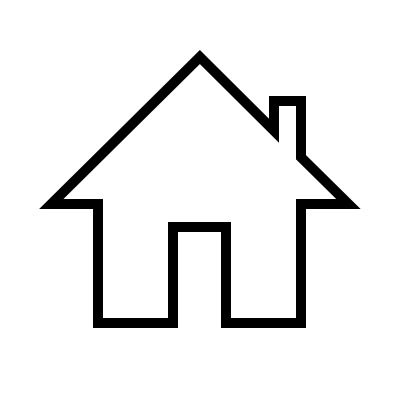
#> input picture Session 9-Evolution Algorithms/House.png, 400 x 400 px, found by its file name; its folder holds 2 pictures in this run
$ python hospitals.py
#> lines starting #> are read from the running program, lines starting #| are printed output that depends on the picture
import random


class Space():

    def __init__(self, height, width, num_hospitals):
        """Create a new state space with given dimensions."""
        self.height = height
        self.width = width
        self.num_hospitals = num_hospitals
        self.houses = set()
        self.hospitals = set()

    def add_house(self, row, col):
        """Add a house at a particular location in state space."""
        self.houses.add((row, col))

    def available_spaces(self):
        """Returns all cells not currently used by a house or hospital."""

        # Consider all possible cells
        candidates = set(
            (row, col)
            for row in range(self.height)
            for col in range(self.width)
        )

        # Remove all houses and hospitals
        for house in self.houses:
            candidates.remove(house)
        for hospital in self.hospitals:
            candidates.remove(hospital)
        return candidates

    def hill_climb(self, maximum=None, image_prefix=None, log=False):
        """Performs hill-climbing to find a solution."""
        count = 0

        # Start by initializing hospitals randomly
        self.hospitals = set()
        for i in range(self.num_hospitals):
            self.hospitals.add(random.choice(list(self.available_spaces()))) #Availabe
        if log:
            print("Initial state: cost", self.get_cost(self.hospitals)) # getcost
        if image_prefix:
            self.output_image(f"{image_prefix}{str(count).zfill(3)}.png")

        # Continue until we reach maximum number of iterations
        while maximum is None or count < maximum:
            count += 1
            best_neighbors = []
            best_neighbor_cost = None

            # Consider all hospitals to move
            for hospital in self.hospitals: #uhosp1

                # Consider all neighbors for that hospital
                for replacement in self.get_neighbors(*hospital): #get neig hosp1

                    # Generate a neighboring set of hospitals
                    neighbor = self.hospitals.copy()
                    neighbor.remove(hospital)
                    neighbor.add(replacement)

                    # Check if neighbor is best so far
                    cost = self.get_cost(neighbor)
                    if best_neighbor_cost is None or cost < best_neighbor_cost:
                        best_neighbor_cost = cost
                        best_neighbors = [neighbor] #state
                    elif best_neighbor_cost == cost:
                        best_neighbors.append(neighbor) #assume if there are many hopitals states have the same cost

            # None of the neighbors are better than the current state
            if best_neighbor_cost >= self.get_cost(self.hospitals):
                return self.hospitals

            # Move to a highest-valued neighbor
            else:
                if log:
                    print(f"Found better neighbor: cost {best_neighbor_cost}")
                self.hospitals = random.choice(best_neighbors)

            # Generate image
            if image_prefix:
                self.output_image(f"{image_prefix}{str(count).zfill(3)}.png")
    def get_cost(self, hospitals):
        """Calculates sum of distances from houses to nearest hospital."""
        cost = 0
        for house in self.houses:
            cost += min(
                abs(house[0] - hospital[0]) + abs(house[1] - hospital[1])
                for hospital in hospitals
            )
        return cost

    def get_neighbors(self, row, col):
        """Returns neighbors not already containing a house or hospital."""
        candidates = [
            (row - 1, col),
            (row + 1, col),
            (row, col - 1),
            (row, col + 1)
        ]
        neighbors = []
        for r, c in candidates:
            if (r, c) in self.houses or (r, c) in self.hospitals:
                continue
            if 0 <= r < self.height and 0 <= c < self.width:
                neighbors.append((r, c))
        return neighbors

    def output_image(self, filename):
        """Generates image with all houses and hospitals."""
        from PIL import Image, ImageDraw, ImageFont
        cell_size = 100
        cell_border = 2
        cost_size = 40
        padding = 10

        # Create a blank canvas
        img = Image.new(
            "RGBA",
            (self.width * cell_size,
             self.height * cell_size + cost_size + padding * 2),
            "white"
        )
        house = Image.open("s9/House.png").resize(
            (cell_size, cell_size)
        )
        hospital = Image.open("s9/Hospital.png").resize(
            (cell_size, cell_size)
        )
        font = ImageFont.truetype("s9/OpenSans-Regular.ttf", 30)
        draw = ImageDraw.Draw(img)

        for i in range(self.height):
            for j in range(self.width):

                # Draw cell
                rect = [
                    (j * cell_size + cell_border,
                     i * cell_size + cell_border),
                    ((j + 1) * cell_size - cell_border,
                     (i + 1) * cell_size - cell_border)
                ]
                draw.rectangle(rect, fill="black")

                if (i, j) in self.houses:
                    img.paste(house, rect[0], house)
                if (i, j) in self.hospitals:
                    img.paste(hospital, rect[0], hospital)

        # Add cost
        draw.rectangle(
            (0, self.height * cell_size, self.width * cell_size,
             self.height * cell_size + cost_size + padding * 2),
            "black"
        )
        draw.text(
            (padding, self.height * cell_size + padding),
            f"Cost: {self.get_cost(self.hospitals)}",
            fill="white",
            font=font
        )

        img.save(filename)


# Create a new space and add houses randomly
s = Space(height=10, width=20, num_hospitals=3)
for i in range(6):
    s.add_house(random.randrange(s.height), random.randrange(s.width))

# Use local search to determine hospital placement
hospitals = s.hill_climb(image_prefix="hospitals", log=True)
#> in output_image, `img = Image.new( "RGBA", (self.width * cell_size, self.height * cell_s..`: img: PIL image 2000x1060 RGBA; every value is 255
#> in output_image, `house = Image.open("s9/House.png").resize( (cell_size, cell_size) )`:
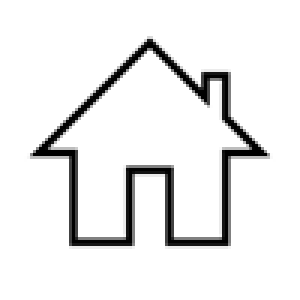
#> house: PIL image 100x100 RGBA (shown 3 times larger); mean R, G, B, A 235.6, 235.6, 235.6, 255
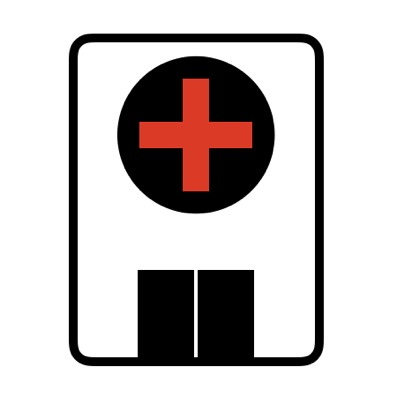
#> input picture Session 9-Evolution Algorithms/Hospital.png, 400 x 400 px, found by its file name
#> in output_image, `hospital = Image.open("s9/Hospital.png").resize( (cell_size, cell_size..`:
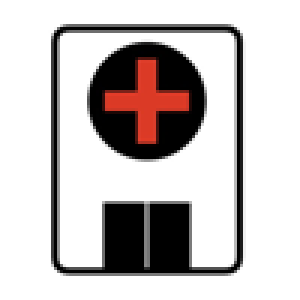
#> hospital: PIL image 100x100 RGBA (shown 3 times larger); mean R, G, B, A 200.1, 194.7, 194.1, 255
#> after the loop in output_image, `for i in range(self.height):`:
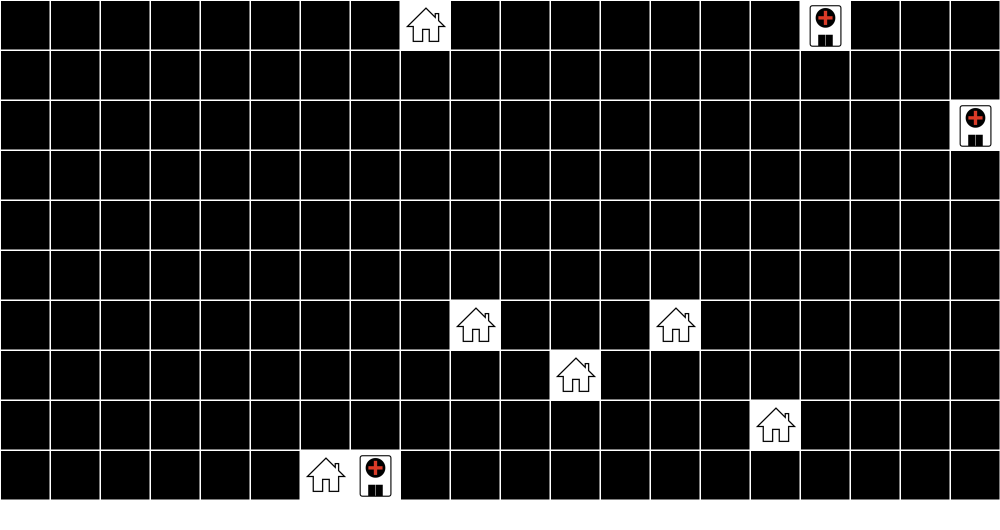
#> img: PIL image 2000x1060 RGBA (shown at 1/2 size); mean R, G, B, A 37.5, 37.4, 37.4, 255
#> in output_image, `img.save(filename)`:
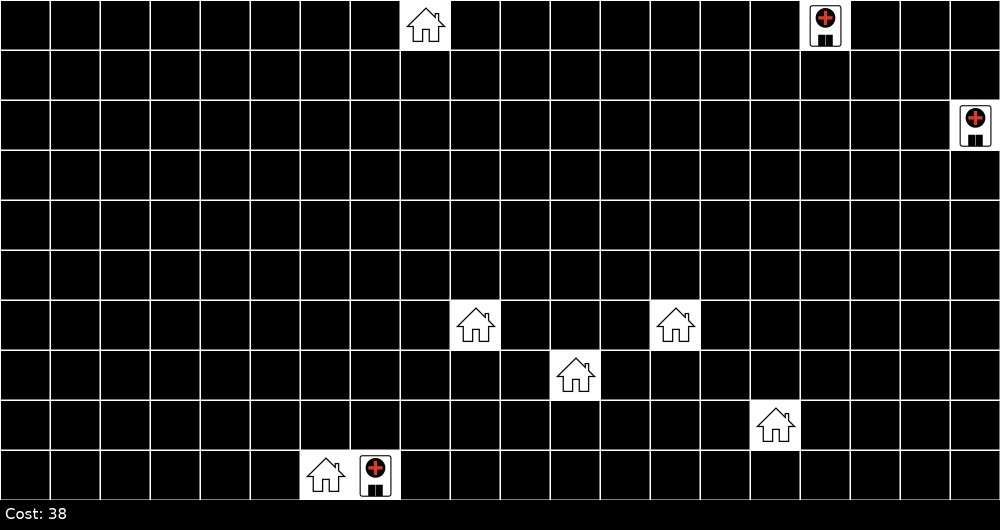
#> saved as hospitals000.png: PIL image 2000x1060 RGBA (shown at 1/2 size); mean R, G, B, A 23.2, 23.1, 23.1, 255
#> the loop in hill_climb, `for hospital in self.hospitals:` made 3 passes
#> hospital on passes 1 to 3: (9, 7), (0, 16), (2, 19)
#> after the loop in hill_climb, `for hospital in self.hospitals:`: best_neighbor_cost = 35; best_neighbors = 3 items
#| Found better neighbor: cost 35
#> call 2 of output_image, with filename = 'hospitals001.png'
#> in output_image (call 2), `img.save(filename)`:
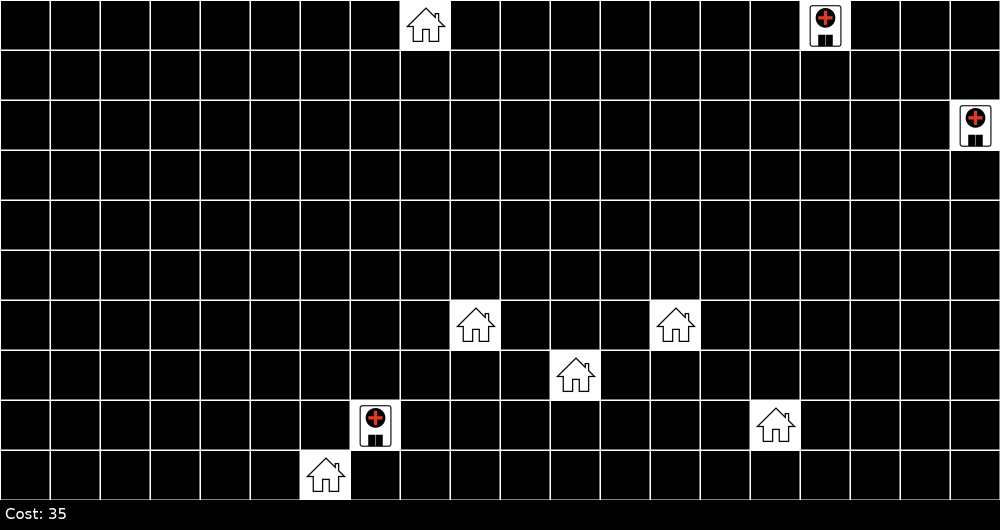
#> saved as hospitals001.png: PIL image 2000x1060 RGBA (shown at 1/2 size); mean R, G, B, A 23.2, 23.1, 23.1, 255
#> hospitals = 3 items
